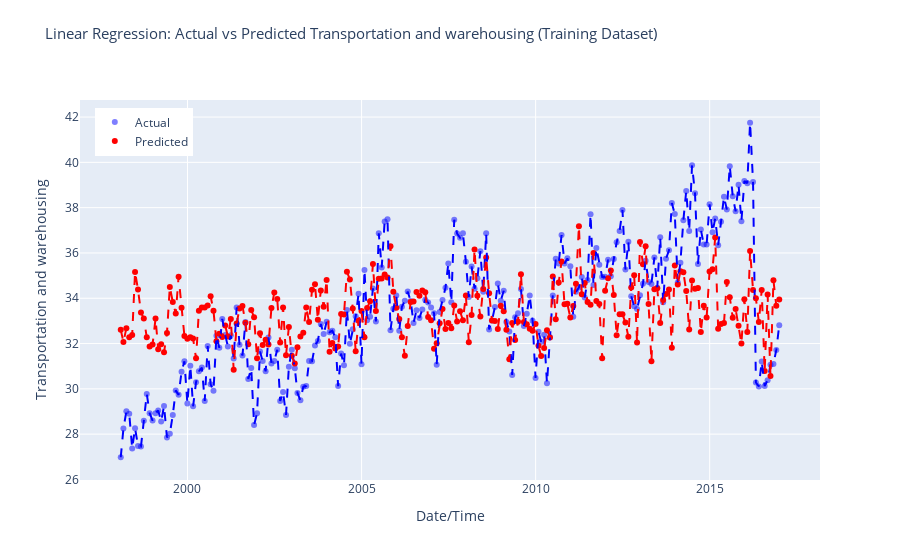

Here is the notebook cell this chart was saved with:
### Code cell
# Make predictions on the test dataset
predictions = pycr.predict_model(model, data = train_data)

r2 = r2_score(predictions['Transportation and warehousing'], predictions['prediction_label'])
print('R-squared (R2) Score:', r2)

# Sort predictions DataFrame by index
predictions.sort_index(inplace=True)

# Create Plotly figure
fig = make_subplots(rows=1, cols=1, shared_xaxes=True, shared_yaxes=True)

# Add scatter plot for actual values
fig.add_trace(go.Scatter(x=predictions.index, y=predictions['Transportation and warehousing'],
                         mode='markers', marker=dict(color='blue', opacity=0.5),
                         name='Actual'), row=1, col=1)

# Add scatter plot for predicted values
fig.add_trace(go.Scatter(x=predictions.index, y=predictions['prediction_label'],
                         mode='markers', marker=dict(color='red'),
                         name='Predicted'), row=1, col=1)

# Add lines for sorted actual values
fig.add_trace(go.Scatter(x=predictions.index, y=predictions['Transportation and warehousing'].sort_index(),
                         mode='lines', line=dict(color='blue', dash='dash'),
                         showlegend=False), row=1, col=1)

# Add lines for sorted predicted values
fig.add_trace(go.Scatter(x=predictions.index, y=predictions['prediction_label'].sort_index(),
                         mode='lines', line=dict(color='red', dash='dash'),
                         showlegend=False), row=1, col=1)

fig.update_layout(title_text='Linear Regression: Actual vs Predicted Transportation and warehousing (Training Dataset)',
                  title_font_size=15, title_y=.95,
                  xaxis_title='Date/Time', yaxis_title='Transportation and warehousing',
                  legend=dict(x=0.02, y=0.98),
                  grid=dict(rows=1, columns=1, ygap=0.2))

# Show interactive plot
fig.show()

### Figure 1 — Plotly figure (JSON) as saved in the notebook; plotly's stock layout.template omitted (floating-point values rounded to 4 significant figures; data arrays with more than 128 entries replaced by an {"elided": "..."} marker saying what was removed)
{"data": [{"marker": {"color": "blue", "opacity": 0.5}, "mode": "markers", "name": "Actual", "type": "scatter", "x": {"elided": "228 str values"}, "xaxis": "x", "y": {"elided": "228 float values"}, "yaxis": "y"}, {"marker": {"color": "red"}, "mode": "markers", "name": "Predicted", "type": "scatter", "x": {"elided": "228 str values"}, "xaxis": "x", "y": {"elided": "228 float values"}, "yaxis": "y"}, {"line": {"color": "blue", "dash": "dash"}, "mode": "lines", "showlegend": false, "type": "scatter", "x": {"elided": "228 str values"}, "xaxis": "x", "y": {"elided": "228 float values"}, "yaxis": "y"}, {"line": {"color": "red", "dash": "dash"}, "mode": "lines", "showlegend": false, "type": "scatter", "x": {"elided": "228 str values"}, "xaxis": "x", "y": {"elided": "228 float values"}, "yaxis": "y"}], "layout": {"grid": {"columns": 1, "rows": 1, "ygap": 0.2}, "legend": {"x": 0.02, "y": 0.98}, "title": {"font": {"size": 15}, "text": "Linear Regression: Actual vs Predicted Transportation and warehousing (Training Dataset)", "y": 0.95}, "xaxis": {"anchor": "y", "domain": [0, 1], "title": {"text": "Date/Time"}}, "yaxis": {"anchor": "x", "domain": [0, 1], "title": {"text": "Transportation and warehousing"}}}}
